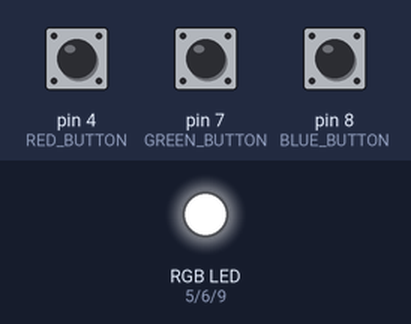
A sketch run on a simulated Arduino Uno, built with avr-gcc and run on an emulated ATmega328P. On the bench: an RGB LED mixed from three pins (HIGH = lit). The test bench sets the inputs (shaded band); at power-on: pin 4 (RED_BUTTON) LOW, pin 7 (GREEN_BUTTON) LOW, pin 8 (BLUE_BUTTON) LOW. Dim RGB values are drawn brighter than linear.

Above: at 1.2 s.
1.3 s: pin 4 (RED_BUTTON) pulled HIGH for 1 s
At 2.7 s:
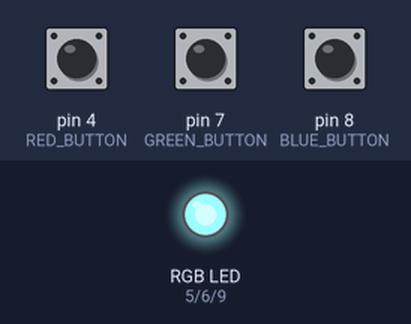
3.8 s: pin 7 (GREEN_BUTTON) pulled HIGH for 3.2 s
8.5 s: pin 8 (BLUE_BUTTON) pulled HIGH for 0.15 s
At 9.4 s:
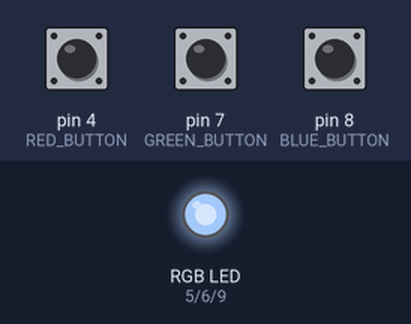
10.1 s: pin 7 (GREEN_BUTTON) pulled HIGH for 1 s
At 11.9 s:
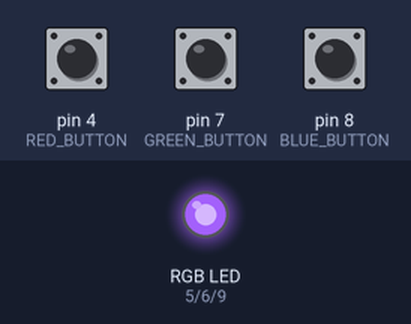
12.6 s: pin 8 (BLUE_BUTTON) pulled HIGH for 1 s
At 14.7 s:
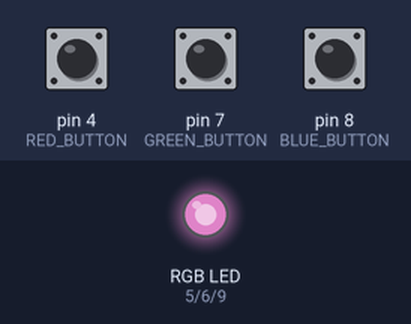
15.1 s: pin 4 (RED_BUTTON) pulled HIGH for 3.2 s
Timing chart, 0 to 19.8 s (numbered marks = the images above; inputs shaded):
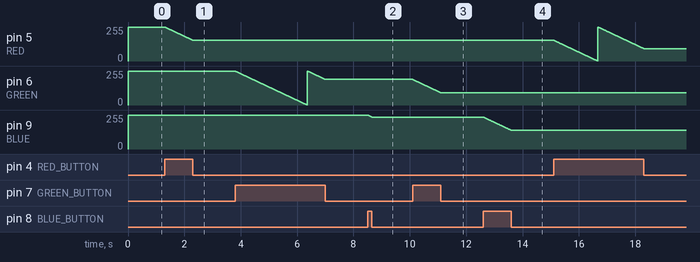

Measured:
- after the input at 1.3 s, pin 5 (RED): moves from 255/255 to 156/255 over 0.98 s, starting at once
- after the input at 8.5 s, pin 9 (BLUE): moves from 255/255 to 240/255 over 0.14 s, starting at once
- after the input at 10.1 s, pin 6 (GREEN): moves from 192/255 to 92/255 over 0.99 s, starting at once
- after the input at 12.6 s, pin 9 (BLUE): moves from 240/255 to 140/255 over 0.99 s, starting at once

The sketch:

ex6.ino
```cpp
#define RED 5
#define GREEN 6
#define BLUE 9
#define RED_BUTTON 4
#define GREEN_BUTTON 7
#define BLUE_BUTTON 8
// Anode형 3색 lcd 사용
int r=255, g=255, b=255; // lcd 초기 전원 OFF
void setup(){
pinMode(RED_BUTTON, INPUT);
pinMode(GREEN_BUTTON, INPUT);
pinMode(BLUE_BUTTON, INPUT);
}
void loop(){
if(digitalRead(RED_BUTTON) == HIGH){
--r; // r 값을 감소시킨다. -> 적색 lcd 밝기 증가
if(r<0){
r=255;
}
}else {
  digitalWrite(RED_BUTTON,LOW);
}
if(digitalRead(GREEN_BUTTON) == HIGH){
--g; // g 값을 감소시킨다. -> 녹색 lcd 밝기 증가
if(g<0){
g=255;
}
}else {
  digitalWrite(GREEN_BUTTON,LOW);
}
if(digitalRead(BLUE_BUTTON) == HIGH){
--b; // b 값을 감소시킨다. -> 청색 lcd 밝기 증가
if(b<0){
b=255;
}
}else {
  digitalWrite(BLUE_BUTTON,LOW);
}
analogWrite(RED, r);
analogWrite(GREEN, g);
analogWrite(BLUE, b);
delay(10);
}
```
